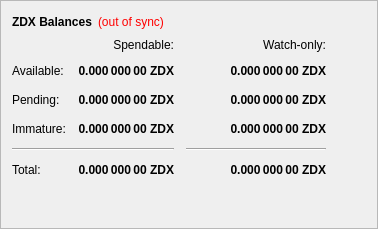
        <widget class="QFrame" name="frame">
         <property name="frameShape">
          <enum>QFrame::StyledPanel</enum>
         </property>
         <property name="frameShadow">
          <enum>QFrame::Raised</enum>
         </property>
         <layout class="QVBoxLayout" name="verticalLayout_4">
          <item>
           <layout class="QHBoxLayout" name="horizontalLayout_4">
            <item>
             <widget class="QLabel" name="label_5">
              <property name="font">
               <font>
                <weight>75</weight>
                <bold>true</bold>
               </font>
              </property>
              <property name="text">
               <string>ZDX Balances</string>
              </property>
             </widget>
            </item>
            <item>
             <widget class="QLabel" name="labelWalletStatus">
              <property name="cursor">
               <cursorShape>WhatsThisCursor</cursorShape>
              </property>
              <property name="toolTip">
               <string>The displayed information may be out of date. Your wallet automatically synchronizes with the Zdx network after a connection is established, but this process has not completed yet.</string>
              </property>
              <property name="styleSheet">
               <string notr="true">QLabel { color: red; }</string>
              </property>
              <property name="text">
               <string notr="true">(out of sync)</string>
              </property>
              <property name="alignment">
               <set>Qt::AlignLeading|Qt::AlignLeft|Qt::AlignVCenter</set>
              </property>
             </widget>
            </item>
            <item>
             <spacer name="horizontalSpacer_3">
              <property name="orientation">
               <enum>Qt::Horizontal</enum>
              </property>
              <property name="sizeHint" stdset="0">
               <size>
                <width>40</width>
                <height>20</height>
               </size>
              </property>
             </spacer>
            </item>
           </layout>
          </item>
          <item>
           <layout class="QGridLayout" name="gridLayout">
            <property name="spacing">
             <number>12</number>
            </property>
            <item row="2" column="2">
             <widget class="QLabel" name="labelWatchPending">
              <property name="font">
               <font>
                <weight>75</weight>
                <bold>true</bold>
               </font>
              </property>
              <property name="cursor">
               <cursorShape>IBeamCursor</cursorShape>
              </property>
              <property name="toolTip">
               <string>Unconfirmed transactions to watch-only addresses</string>
              </property>
              <property name="text">
               <string notr="true">0.000 000 00 ZDX</string>
              </property>
              <property name="alignment">
               <set>Qt::AlignRight|Qt::AlignTrailing|Qt::AlignVCenter</set>
              </property>
              <property name="textInteractionFlags">
               <set>Qt::LinksAccessibleByMouse|Qt::TextSelectableByKeyboard|Qt::TextSelectableByMouse</set>
              </property>
             </widget>
            </item>
            <item row="2" column="1">
             <widget class="QLabel" name="labelUnconfirmed">
              <property name="font">
               <font>
                <weight>75</weight>
                <bold>true</bold>
               </font>
              </property>
              <property name="cursor">
               <cursorShape>IBeamCursor</cursorShape>
              </property>
              <property name="toolTip">
               <string>Total of transactions that have yet to be confirmed, and do not yet count toward the spendable balance</string>
              </property>
              <property name="text">
               <string notr="true">0.000 000 00 ZDX</string>
              </property>
              <property name="alignment">
               <set>Qt::AlignRight|Qt::AlignTrailing|Qt::AlignVCenter</set>
              </property>
              <property name="textInteractionFlags">
               <set>Qt::LinksAccessibleByMouse|Qt::TextSelectableByKeyboard|Qt::TextSelectableByMouse</set>
              </property>
             </widget>
            </item>
            <item row="3" column="2">
             <widget class="QLabel" name="labelWatchImmature">
              <property name="font">
               <font>
                <weight>75</weight>
                <bold>true</bold>
               </font>
              </property>
              <property name="cursor">
               <cursorShape>IBeamCursor</cursorShape>
              </property>
              <property name="toolTip">
               <string>Staked or masternode rewards in watch-only addresses that has not yet matured</string>
              </property>
              <property name="text">
               <string notr="true">0.000 000 00 ZDX</string>
              </property>
              <property name="alignment">
               <set>Qt::AlignRight|Qt::AlignTrailing|Qt::AlignVCenter</set>
              </property>
              <property name="textInteractionFlags">
               <set>Qt::LinksAccessibleByMouse|Qt::TextSelectableByKeyboard|Qt::TextSelectableByMouse</set>
              </property>
             </widget>
            </item>
            <item row="4" column="0" colspan="2">
             <widget class="Line" name="lineSpendableBalance">
              <property name="orientation">
               <enum>Qt::Horizontal</enum>
              </property>
             </widget>
            </item>
            <item row="4" column="2">
             <widget class="Line" name="lineWatchBalance">
              <property name="sizePolicy">
               <sizepolicy hsizetype="Preferred" vsizetype="Fixed">
                <horstretch>0</horstretch>
                <verstretch>0</verstretch>
               </sizepolicy>
              </property>
              <property name="minimumSize">
               <size>
                <width>140</width>
                <height>0</height>
               </size>
              </property>
              <property name="orientation">
               <enum>Qt::Horizontal</enum>
              </property>
             </widget>
            </item>
            <item row="5" column="0">
             <widget class="QLabel" name="labelTotalText">
              <property name="text">
               <string>Total:</string>
              </property>
             </widget>
            </item>
            <item row="3" column="1">
             <widget class="QLabel" name="labelImmature">
              <property name="font">
               <font>
                <weight>75</weight>
                <bold>true</bold>
               </font>
              </property>
              <property name="cursor">
               <cursorShape>IBeamCursor</cursorShape>
              </property>
              <property name="toolTip">
               <string>Staked or masternode rewards that has not yet matured</string>
              </property>
              <property name="text">
               <string notr="true">0.000 000 00 ZDX</string>
              </property>
              <property name="alignment">
               <set>Qt::AlignRight|Qt::AlignTrailing|Qt::AlignVCenter</set>
              </property>
              <property name="textInteractionFlags">
               <set>Qt::LinksAccessibleByMouse|Qt::TextSelectableByKeyboard|Qt::TextSelectableByMouse</set>
              </property>
             </widget>
            </item>
            <item row="2" column="3">
             <spacer name="horizontalSpacer_2">
              <property name="orientation">
               <enum>Qt::Horizontal</enum>
              </property>
              <property name="sizeHint" stdset="0">
               <size>
                <width>40</width>
                <height>20</height>
               </size>
              </property>
             </spacer>
            </item>
            <item row="3" column="0">
             <widget class="QLabel" name="labelImmatureText">
              <property name="text">
               <string>Immature:</string>
              </property>
             </widget>
            </item>
            <item row="5" column="1">
             <widget class="QLabel" name="labelTotal">
              <property name="font">
               <font>
                <weight>75</weight>
                <bold>true</bold>
               </font>
              </property>
              <property name="cursor">
               <cursorShape>IBeamCursor</cursorShape>
              </property>
              <property name="toolTip">
               <string>Your current total balance</string>
              </property>
              <property name="text">
               <string notr="true">0.000 000 00 ZDX</string>
              </property>
              <property name="alignment">
               <set>Qt::AlignRight|Qt::AlignTrailing|Qt::AlignVCenter</set>
              </property>
              <property name="textInteractionFlags">
               <set>Qt::LinksAccessibleByMouse|Qt::TextSelectableByKeyboard|Qt::TextSelectableByMouse</set>
              </property>
             </widget>
            </item>
            <item row="5" column="2">
             <widget class="QLabel" name="labelWatchTotal">
              <property name="font">
               <font>
                <weight>75</weight>
                <bold>true</bold>
               </font>
              </property>
              <property name="cursor">
               <cursorShape>IBeamCursor</cursorShape>
              </property>
              <property name="toolTip">
               <string>Current total balance in watch-only addresses</string>
              </property>
              <property name="text">
               <string notr="true">0.000 000 00 ZDX</string>
              </property>
              <property name="alignment">
               <set>Qt::AlignRight|Qt::AlignTrailing|Qt::AlignVCenter</set>
              </property>
              <property name="textInteractionFlags">
               <set>Qt::LinksAccessibleByMouse|Qt::TextSelectableByKeyboard|Qt::TextSelectableByMouse</set>
              </property>
             </widget>
            </item>
            <item row="0" column="2">
             <widget class="QLabel" name="labelWatchonly">
              <property name="text">
               <string>Watch-only:</string>
              </property>
              <property name="alignment">
               <set>Qt::AlignRight|Qt::AlignTrailing|Qt::AlignVCenter</set>
              </property>
             </widget>
            </item>
            <item row="1" column="0">
             <widget class="QLabel" name="labelBalanceText">
              <property name="text">
               <string>Available:</string>
              </property>
             </widget>
            </item>
            <item row="1" column="1">
             <widget class="QLabel" name="labelBalance">
              <property name="font">
               <font>
                <weight>75</weight>
                <bold>true</bold>
               </font>
              </property>
              <property name="cursor">
               <cursorShape>IBeamCursor</cursorShape>
              </property>
              <property name="toolTip">
               <string>Your current spendable balance</string>
              </property>
              <property name="text">
               <string notr="true">0.000 000 00 ZDX</string>
              </property>
              <property name="alignment">
               <set>Qt::AlignRight|Qt::AlignTrailing|Qt::AlignVCenter</set>
              </property>
              <property name="textInteractionFlags">
               <set>Qt::LinksAccessibleByMouse|Qt::TextSelectableByKeyboard|Qt::TextSelectableByMouse</set>
              </property>
             </widget>
            </item>
            <item row="1" column="2">
             <widget class="QLabel" name="labelWatchAvailable">
              <property name="font">
               <font>
                <weight>75</weight>
                <bold>true</bold>
               </font>
              </property>
              <property name="cursor">
               <cursorShape>IBeamCursor</cursorShape>
              </property>
              <property name="toolTip">
               <string>Your current balance in watch-only addresses</string>
              </property>
              <property name="text">
               <string notr="true">0.000 000 00 ZDX</string>
              </property>
              <property name="alignment">
               <set>Qt::AlignRight|Qt::AlignTrailing|Qt::AlignVCenter</set>
              </property>
              <property name="textInteractionFlags">
               <set>Qt::LinksAccessibleByMouse|Qt::TextSelectableByKeyboard|Qt::TextSelectableByMouse</set>
              </property>
             </widget>
            </item>
            <item row="2" column="0">
             <widget class="QLabel" name="labelPendingText">
              <property name="text">
               <string>Pending:</string>
              </property>
             </widget>
            </item>
            <item row="0" column="1">
             <widget class="QLabel" name="labelSpendable">
              <property name="text">
               <string>Spendable:</string>
              </property>
              <property name="alignment">
               <set>Qt::AlignRight|Qt::AlignTrailing|Qt::AlignVCenter</set>
              </property>
             </widget>
            </item>
           </layout>
          </item>
          <item>
           <spacer name="verticalSpacer_4">
            <property name="orientation">
             <enum>Qt::Vertical</enum>
            </property>
            <property name="sizeHint" stdset="0">
             <size>
              <width>20</width>
              <height>40</height>
             </size>
            </property>
           </spacer>
          </item>
         </layout>
        </widget>
